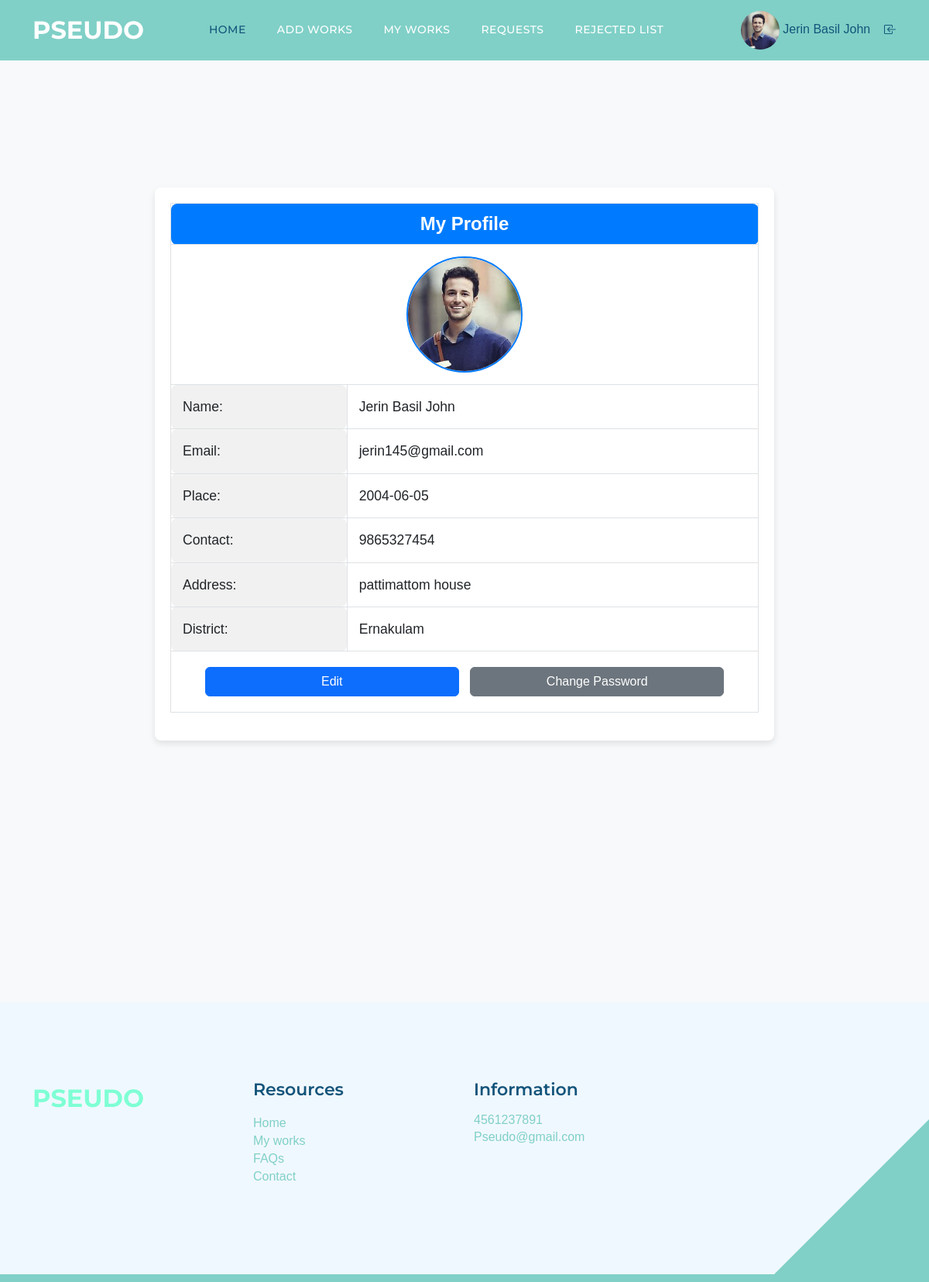
The app's page /client/CMyprofile.php (signed in) with its own data.
### tables this page shows
CREATE TABLE `tbl_client` (
  `client_id` int(11) NOT NULL,
  `client_name` varchar(50) NOT NULL,
  `client_email` varchar(50) NOT NULL,
  `place_id` int(11) NOT NULL,
  `client_address` varchar(100) NOT NULL,
  `client_photo` varchar(50) NOT NULL,
  `client_proof` varchar(50) NOT NULL,
  `client_password` varchar(50) NOT NULL,
  `client_dob` varchar(50) NOT NULL,
  `client_contact` varchar(50) NOT NULL,
  `client_status` int(11) NOT NULL,
  `client_gender` varchar(50) NOT NULL
);

CREATE TABLE `tbl_district` (
  `district_id` int(11) NOT NULL,
  `district_name` varchar(50) NOT NULL
);

### client/CMyprofile.php (the view, shortened to what this page needs)
<?php
include('Header.php');
?>
<!DOCTYPE html PUBLIC "-//W3C//DTD XHTML 1.0 Transitional//EN" "http://www.w3.org/TR/xhtml1/DTD/xhtml1-transitional.dtd">
<html xmlns="http://www.w3.org/1999/xhtml">
<head>
</head>
<body>
<div class="container profile-container">
    <form name="frm_profile" action="" method="POST">
      <table class="table table-bordered profile-table">
        <?php
          $selqry = "select * from tbl_client u
          inner join tbl_place p on u.place_id = p.place_id
          inner join tbl_district d on d.district_id = p.district_id where u.client_id=".$_SESSION['cid'];
          $client = $con->query($selqry);
          $data = $client->fetch_assoc();
        ?>
        <thead>
          <tr>
            <th colspan="2">My Profile</th>
          </tr>
        </thead>
        <tbody>
          <tr>
            <td colspan="2" class="text-center"><img src="../Asset/Files/client/Photo/<?php echo $data['client_photo'] ?>" class="profile-photo" alt="Profile Photo"/></td>
          </tr>
          <tr>
            <td class="text-right font-weight-bold">Name:</td>
            <td><?php echo $data['client_name'] ?></td>
          </tr>
          <tr>
            <td class="text-right font-weight-bold">Email:</td>
            <td><?php echo $data['client_email'] ?></td>
          </tr>
          <tr>
            <td class="text-right font-weight-bold">Place:</td>
            <td><?php echo $data['client_dob'] ?></td>
          </tr>
          <tr>
            <td class="text-right font-weight-bold">Contact:</td>
            <td><?php echo $data['client_contact'] ?></td>
          </tr>
          <tr>
            <td class="text-right font-weight-bold">Address:</td>
            <td><?php echo $data['client_address'] ?></td>
          </tr>
          <tr>
            <td class="text-right font-weight-bold">District:</td>
            <td><?php echo $data['district_name'] ?></td>
          </tr>
          <tr>
            <td colspan="2" class="text-center profile-actions">
              <a href="../Client/Edit_profile.php" class="btn btn-primary">Edit</a>
              <a href="Clientchangepass.php" class="btn btn-secondary">Change Password</a>
            </td>
          </tr>
        </tbody>
      </table>
    </form>
  </div>
</body>
<?php
include('Footer.php');
?>
</html>

### Asset/Templates/Main/css/templatemo-topic-listing.css (style rules this page uses)
:root { --white-color: #ffffff; --primary-color: #13547a; --secondary-color: #80d0c7; --section-bg-color: #f0f8ff; --custom-btn-bg-color: #80d0c7; --custom-btn-bg-hover-color: #13547a; --dark-color: #000000; --p-color: #717275; --border-color: #7fffd4; --link-hover-color: #13547a; --body-font-family: 'Open Sans', sans-serif; --title-font-family: 'Montserrat', sans-serif; --h1-font-size: 58px; --h2-font-size: 46px; --h3-font-size: 32px; --h4-font-size: 28px; --h5-font-size: 24px; --h6-font-size: 22px; --p-font-size: 20px; --menu-font-size: 14px; --btn-font-size: 18px; --copyright-font-size: 16px; --border-radius-large: 100px; --border-radius-medium: 20px; --border-radius-small: 10px; --font-weight-normal: 400; --font-weight-medium: 500; --font-weight-semibold: 600; --font-weight-bold: 700; }
body { background-color: var(--white-color); font-family: var(--body-font-family); }
a, button { touch-action: manipulation; transition: all 0.3s; }
a { display: inline-block; color: var(--primary-color); text-decoration: none; }

### client/CMyprofile.php (style rules this page uses)
body { background-color: #f8f9fa; font-family: 'Arial', sans-serif; }
.profile-container { max-width: 800px; margin: 50px auto; background-color: #fff; padding: 20px; border-radius: 8px; box-shadow: 0 4px 8px rgba(0, 0, 0, 0.1); }
.profile-table th { background-color: #007bff; color: #fff; font-size: 1.5em; text-align: center; border-radius: 8px; }
.profile-table td { padding: 15px; font-size: 1.1em; border-radius: 8px; }
.profile-table td.font-weight-bold { background-color: #f1f1f1; width: 30%; border-radius: 8px; }
.profile-photo { width: 150px; height: 150px; border-radius: 50%; object-fit: cover; border: 2px solid #007bff; }
.profile-actions .btn { margin: 5px; width: 45%; }

### records on screen
tbl_client: client_photo (picture), client_name "Jerin Basil John", client_email "jerin145@gmail.com", client_dob "2004-06-05", client_contact "9865327454", client_address "pattimattom house", tbl_district.district_name "Ernakulam"

### other values on screen
$_SESSION['cName'] "Jerin Basil John"
